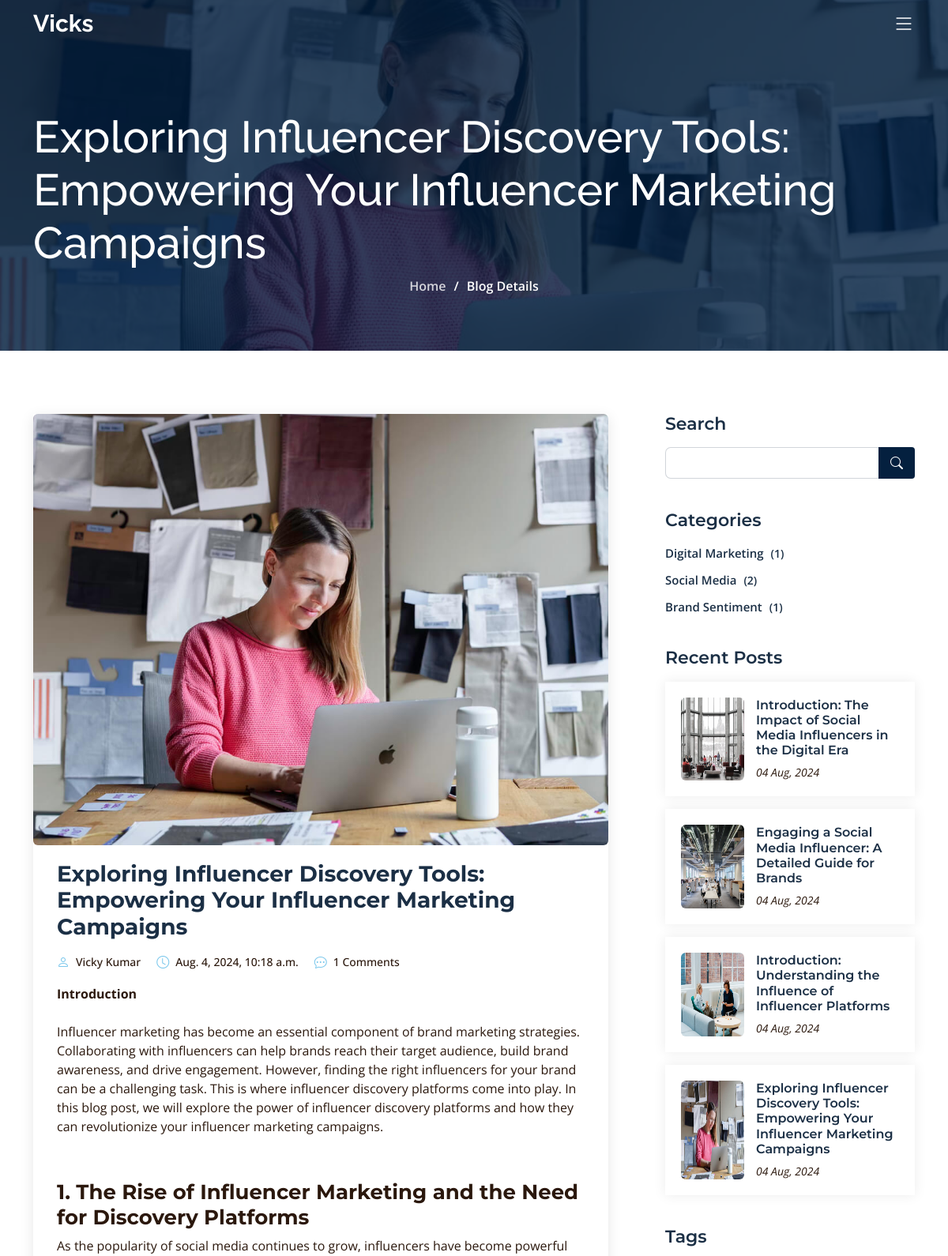
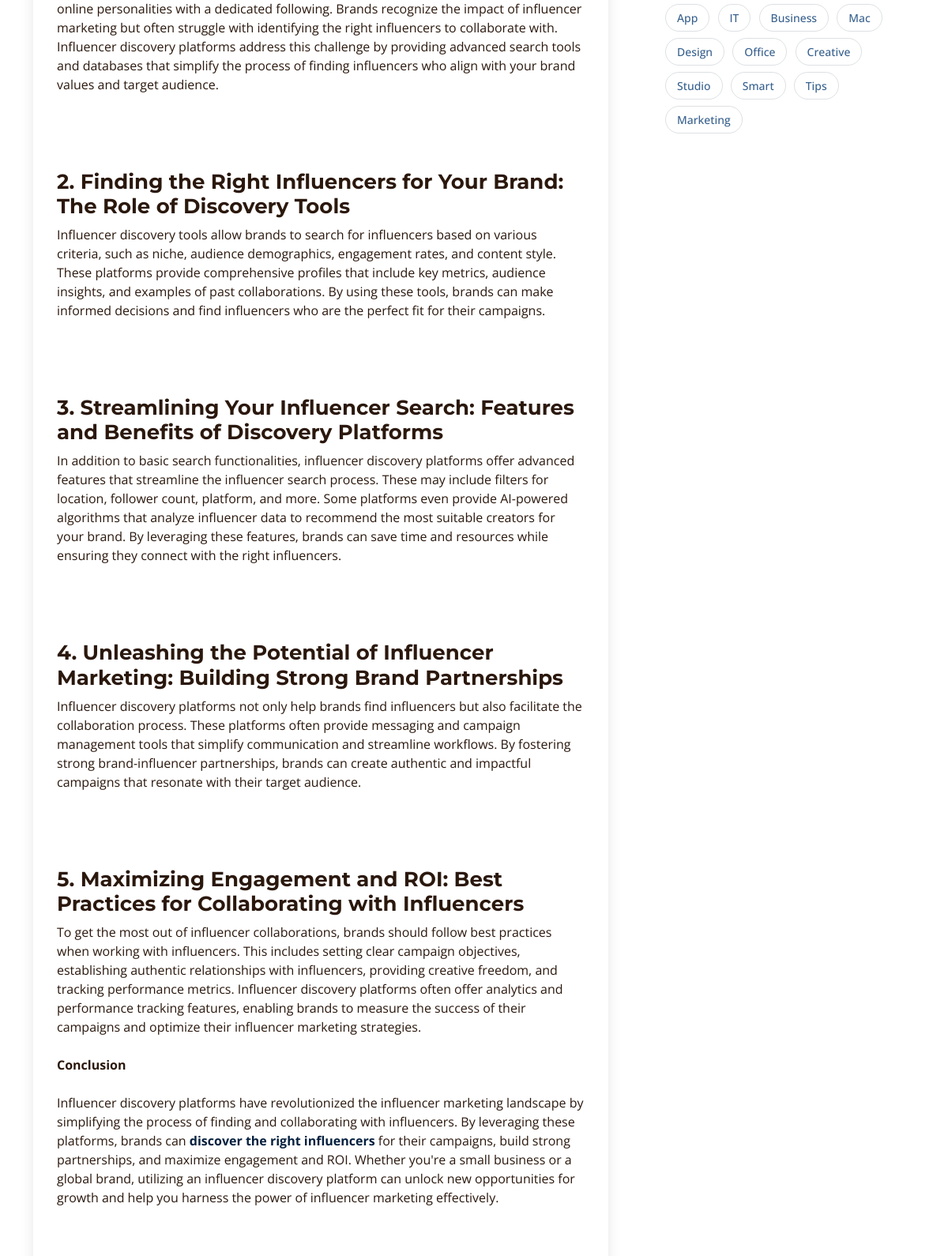
Screenshot of /blogs/influencer-discovery-platform/ (upper part) with the database file from the repository (2 pictures, top to bottom).
### blog/models.py (models this page shows, shortened)
class Article(models.Model):
    meta_title = models.CharField(max_length=255)
    meta_description = models.TextField()
    meta_keywords = models.TextField()
    article_slug = models.SlugField(unique=True, max_length=255)
    author_name = models.CharField(max_length=255)
    article_title_h1 = models.CharField(max_length=255)
    category_name = models.ForeignKey('BlogCategory', on_delete=models.CASCADE)
    article_short_description = models.CharField(max_length=200)
    article_date = models.DateTimeField(default=timezone.now, blank=True, null=True)
    thoughts = models.TextField()
    description = RichTextField()
    image = models.ImageField(upload_to='article_images/')

class BlogCategory(models.Model):
    category_name = models.CharField(max_length=255)
    def article_count(self):
        return self.article_set.count()

### blog/views.py (the view)
# urls.py: path('blogs/<slug:article_slug>/', blog_views.blog_details, name='article_detail'),
def blog_details(request, article_slug):
    article = get_object_or_404(Article, article_slug=article_slug)
    recent_posts = Article.objects.all().order_by('-article_date')[:10]
    categories = BlogCategory.objects.all()
    comments = article.comments.filter(active=True)
    new_comment = None
    if request.method == 'POST':
        comment_form = CommentForm(data=request.POST)
        if comment_form.is_valid():
            new_comment = comment_form.save(commit=False)
            new_comment.article = article
            new_comment.save()
            return redirect('article_detail', article_slug=article_slug)
    else:
        comment_form = CommentForm()
    return render(request, 'blog-details.html', {
        'article': article,
        'recent_posts': recent_posts,
        'comments': comments,
        'categories': categories,
        'new_comment': new_comment,
        'comment_form': comment_form
    })

### blog/forms.py
class CommentForm(forms.ModelForm):
    class Meta:
        model = Comment
        fields = ('name', 'email', 'body')

### blog/templates/blog-details.html (shortened to what this page needs)
{% extends "base.html" %}
{% load static %}
{% block content %}
<div class="breadcrumbs d-flex align-items-center" style="background-image: url('{{ article.image.url }}');">
  <div class="container position-relative d-flex flex-column align-items-center">
    <h2>{{ article.article_title_h1 }}</h2>
    <ol>
      <li><a href="/">Home</a></li>
      <li>Blog Details</li>
    </ol>
  </div>
</div>
<section id="blog" class="blog">
  <div class="container" data-aos="fade-up">
    <div class="row g-5">
      <div class="col-lg-8" data-aos="fade-up" data-aos-delay="200">
        <article class="blog-details">
          <div class="post-img">
            <img src="{{ article.image.url }}" alt="{{ article.article_title_h1 }}" class="img-fluid rounded">
          </div>
          <h2 class="title">{{ article.article_title_h1 }}</h2>
          <div class="meta-top">
            <ul>
              <li class="d-flex align-items-center"><i class="bi bi-person"></i> <a href="#">{{ article.author_name }}</a></li>
              <li class="d-flex align-items-center"><i class="bi bi-clock"></i> <a href="#"><time datetime="{{ article.article_date }}">{{ article.article_date }}</time></a></li>
              <li class="d-flex align-items-center"><i class="bi bi-chat-dots"></i> <a href="#">{{ comments.count }} Comments</a></li>
            </ul>
          </div>
          <div class="content">
            {{ article.description|safe }}
          </div>
          <br><br>
          {% for detail in article.articledetails_set.all %}
          <br><br>
          {% endfor %}
        </article>
      </div>
      <div class="col-lg-4" data-aos="fade-up" data-aos-delay="400">
        <div class="sidebar ps-lg-4">
          <div class="sidebar-item search-form">
            <h3 class="sidebar-title">Search</h3>
            <form action="" class="mt-3">
              <input type="text">
              <button type="submit"><i class="bi bi-search"></i></button>
            </form>
          </div>
          <div class="sidebar-item categories">
              <h3 class="sidebar-title">Categories</h3>
              <ul class="mt-3">
                  {% for category in categories %}
                      <li><a href="/category/{{ category.category_name }}/">{{ category.category_name }} <span>({{ category.article_count }})</span></a></li>
                  {% endfor %}
              </ul>
          </div>
          <div class="sidebar-item recent-posts">
            <h3 class="sidebar-title">Recent Posts</h3>
            <div class="mt-3">
              {% for recent_post in recent_posts %}
              <div class="post-item mt-3">
                <img src="{{ recent_post.image.url }}" alt="" class="flex-shrink-0">
                <div>
                  <h4><a href="{% url 'article_detail' recent_post.article_slug %}">{{ recent_post.article_title_h1 }}</a></h4>
                  <time datetime="{{ recent_post.article_date }}">{{ recent_post.article_date|date:"d M, Y" }}</time>
                </div>
              </div>
              {% endfor %}
            </div>
          </div>
          <div class="sidebar-item tags">
            <h3 class="sidebar-title">Tags</h3>
            <ul class="mt-3">
              <li><a href="#">App</a></li>
              <li><a href="#">IT</a></li>
              <li><a href="#">Business</a></li>
              <li><a href="#">Mac</a></li>
              <li><a href="#">Design</a></li>
              <li><a href="#">Office</a></li>
              <li><a href="#">Creative</a></li>
              <li><a href="#">Studio</a></li>
              <li><a href="#">Smart</a></li>
              <li><a href="#">Tips</a></li>
              <li><a href="#">Marketing</a></li>
            </ul>
          </div>
        </div>
      </div>
    </div>
  </div>
</section>
{% endblock %}

### rows the page displays
Article: image (picture), article_title_h1 "Exploring Influencer Discovery Tools: Empowering Your Influencer Marketing Campaigns", author_name "Vicky Kumar", article_date "Aug. 4, 2024, 10:18 a.m.", description "Introduction Influencer marketing has become an essential component of brand marketing strategies. Collaborating with influencers can help brands reach their target audience, build brand awareness, and drive engagement. However, finding the right influencers for your brand can be a challenging task. This is where influencer discovery platforms come into play. In this blog post, we will explore the power of influencer discovery platforms and how they can revolutionize your influencer marketing campaigns. 1. The Rise of Influencer Marketing and the Need for Discovery Platforms As the popularity of social media continues to grow, influencers have become powerful online personalities with a…", article_date "04 Aug, 2024"
BlogCategory: category_name "Digital Marketing", article_count "1"
BlogCategory: category_name "Social Media", article_count "2"
BlogCategory: category_name "Brand Sentiment", article_count "1"
Article: image (picture), article_title_h1 "Introduction: The Impact of Social Media Influencers in the Digital Era", article_date "04 Aug, 2024"
Article: image (picture), article_title_h1 "Engaging a Social Media Influencer: A Detailed Guide for Brands", article_date "04 Aug, 2024"
Article: image (picture), article_title_h1 "Introduction: Understanding the Influence of Influencer Platforms", article_date "04 Aug, 2024"

### other values shown
{{ comments.count }} "1"
